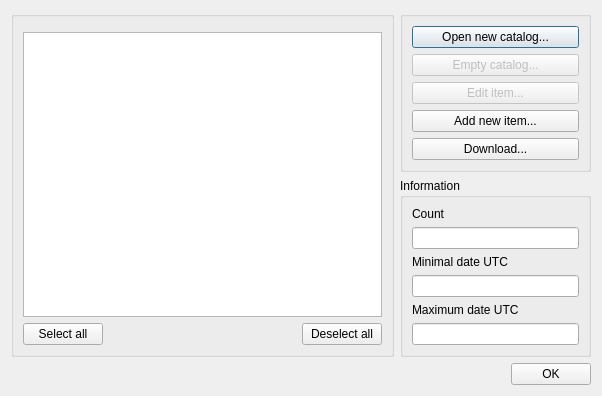
<?xml version="1.0" encoding="UTF-8"?>
<ui version="4.0">
 <class>CComDlg</class>
 <widget class="QDialog" name="CComDlg">
  <property name="windowModality">
   <enum>Qt::NonModal</enum>
  </property>
  <property name="geometry">
   <rect>
    <x>0</x>
    <y>0</y>
    <width>602</width>
    <height>390</height>
   </rect>
  </property>
  <property name="windowTitle">
   <string>Dialog</string>
  </property>
  <layout class="QGridLayout" name="gridLayout" rowstretch="10,1" columnstretch="2,1">
   <item row="0" column="1">
    <layout class="QVBoxLayout" name="verticalLayout">
     <item>
      <widget class="QGroupBox" name="groupBox_2">
       <property name="title">
        <string/>
       </property>
       <layout class="QVBoxLayout" name="verticalLayout_3">
        <item>
         <widget class="QPushButton" name="pushButton_3">
          <property name="text">
           <string>Open new catalog...</string>
          </property>
         </widget>
        </item>
        <item>
         <widget class="QPushButton" name="pushButton_4">
          <property name="enabled">
           <bool>false</bool>
          </property>
          <property name="text">
           <string>Empty catalog...</string>
          </property>
         </widget>
        </item>
        <item>
         <widget class="QPushButton" name="pushButton_5">
          <property name="enabled">
           <bool>false</bool>
          </property>
          <property name="text">
           <string>Edit item...</string>
          </property>
         </widget>
        </item>
        <item>
         <widget class="QPushButton" name="pushButton_6">
          <property name="text">
           <string>Add new item...</string>
          </property>
         </widget>
        </item>
        <item>
         <widget class="QPushButton" name="pushButton_7">
          <property name="text">
           <string>Download...</string>
          </property>
         </widget>
        </item>
        <item>
         <spacer name="verticalSpacer">
          <property name="orientation">
           <enum>Qt::Vertical</enum>
          </property>
          <property name="sizeHint" stdset="0">
           <size>
            <width>20</width>
            <height>40</height>
           </size>
          </property>
         </spacer>
        </item>
       </layout>
      </widget>
     </item>
     <item>
      <widget class="QGroupBox" name="groupBox_3">
       <property name="title">
        <string>Information</string>
       </property>
       <layout class="QVBoxLayout" name="verticalLayout_5">
        <item>
         <widget class="QLabel" name="label_2">
          <property name="text">
           <string>Count</string>
          </property>
         </widget>
        </item>
        <item>
         <widget class="QLineEdit" name="lineEdit_2">
          <property name="readOnly">
           <bool>true</bool>
          </property>
         </widget>
        </item>
        <item>
         <widget class="QLabel" name="label_3">
          <property name="text">
           <string>Minimal date UTC</string>
          </property>
         </widget>
        </item>
        <item>
         <widget class="QLineEdit" name="lineEdit_3">
          <property name="text">
           <string/>
          </property>
          <property name="readOnly">
           <bool>true</bool>
          </property>
         </widget>
        </item>
        <item>
         <widget class="QLabel" name="label_4">
          <property name="text">
           <string>Maximum date UTC</string>
          </property>
         </widget>
        </item>
        <item>
         <widget class="QLineEdit" name="lineEdit_4">
          <property name="text">
           <string/>
          </property>
          <property name="readOnly">
           <bool>true</bool>
          </property>
         </widget>
        </item>
        <item>
         <spacer name="verticalSpacer_2">
          <property name="orientation">
           <enum>Qt::Vertical</enum>
          </property>
          <property name="sizeHint" stdset="0">
           <size>
            <width>20</width>
            <height>40</height>
           </size>
          </property>
         </spacer>
        </item>
       </layout>
      </widget>
     </item>
    </layout>
   </item>
   <item row="0" column="0">
    <layout class="QVBoxLayout" name="verticalLayout_2">
     <item>
      <widget class="QGroupBox" name="groupBox">
       <property name="title">
        <string/>
       </property>
       <layout class="QVBoxLayout" name="verticalLayout_4">
        <item>
         <widget class="CSearchWidget" name="widget" native="true"/>
        </item>
        <item>
         <widget class="QListView" name="listView">
          <property name="editTriggers">
           <set>QAbstractItemView::NoEditTriggers</set>
          </property>
          <property name="alternatingRowColors">
           <bool>true</bool>
          </property>
         </widget>
        </item>
        <item>
         <layout class="QHBoxLayout" name="horizontalLayout_2">
          <item>
           <widget class="QPushButton" name="pushButton">
            <property name="text">
             <string>Select all</string>
            </property>
           </widget>
          </item>
          <item>
           <spacer name="horizontalSpacer_2">
            <property name="orientation">
             <enum>Qt::Horizontal</enum>
            </property>
            <property name="sizeHint" stdset="0">
             <size>
              <width>40</width>
              <height>20</height>
             </size>
            </property>
           </spacer>
          </item>
          <item>
           <widget class="QPushButton" name="pushButton_2">
            <property name="text">
             <string>Deselect all</string>
            </property>
           </widget>
          </item>
         </layout>
        </item>
       </layout>
      </widget>
     </item>
    </layout>
   </item>
   <item row="1" column="0" colspan="2">
    <layout class="QHBoxLayout" name="horizontalLayout">
     <item>
      <spacer name="horizontalSpacer">
       <property name="orientation">
        <enum>Qt::Horizontal</enum>
       </property>
       <property name="sizeHint" stdset="0">
        <size>
         <width>40</width>
         <height>20</height>
        </size>
       </property>
      </spacer>
     </item>
     <item>
      <widget class="QPushButton" name="pushButton_8">
       <property name="text">
        <string>OK</string>
       </property>
      </widget>
     </item>
    </layout>
   </item>
  </layout>
 </widget>
 <customwidgets>
  <customwidget>
   <class>CSearchWidget</class>
   <extends>QWidget</extends>
   <header>csearchwidget.h</header>
   <container>1</container>
  </customwidget>
 </customwidgets>
 <tabstops>
  <tabstop>listView</tabstop>
  <tabstop>pushButton</tabstop>
  <tabstop>pushButton_2</tabstop>
  <tabstop>pushButton_3</tabstop>
  <tabstop>pushButton_4</tabstop>
  <tabstop>pushButton_5</tabstop>
  <tabstop>pushButton_6</tabstop>
  <tabstop>pushButton_7</tabstop>
  <tabstop>lineEdit_2</tabstop>
  <tabstop>lineEdit_3</tabstop>
  <tabstop>lineEdit_4</tabstop>
  <tabstop>pushButton_8</tabstop>
 </tabstops>
 <resources/>
 <connections/>
</ui>
